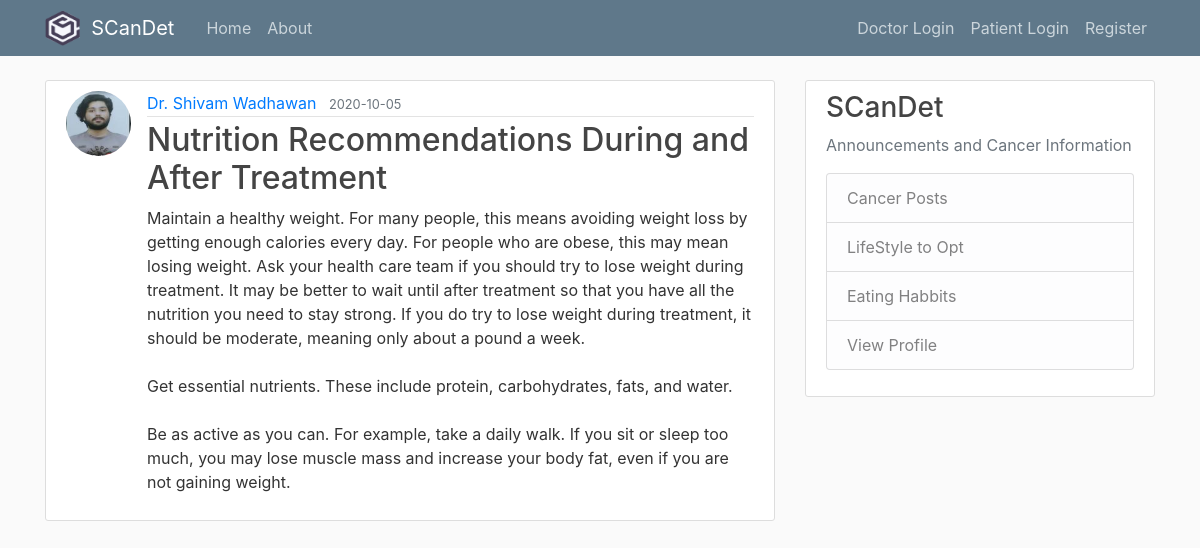
The page /post/5 on the database its author committed.
### flaskblog/models.py (models this page shows, shortened)
class User(db.Model, UserMixin):
    id = db.Column(db.Integer, primary_key=True)
    username = db.Column(db.String(20), unique=True, nullable=False)
    email = db.Column(db.String(120), unique=True, nullable=False)
    image_file = db.Column(db.String(20), nullable=False, default='default.jpg')
    password = db.Column(db.String(60), nullable=False)
    posts = db.relationship('Post', backref='author', lazy=True)

class Post(db.Model):
    id = db.Column(db.Integer, primary_key=True)
    title = db.Column(db.String(100), nullable=False)
    date_posted = db.Column(db.DateTime, nullable=False, default=datetime.utcnow)
    content = db.Column(db.Text, nullable=False)
    user_id = db.Column(db.Integer, db.ForeignKey('user.id'), nullable=False)

### flaskblog/routes.py (the view)
@app.route("/post/<int:post_id>", methods=['GET', 'POST'])
def post(post_id):
    post = Post.query.get_or_404(post_id)
    return render_template('post.html', title=post.title, post=post, legend='New Post')

### flaskblog/templates/post.html (shortened to what this page needs)
{% extends "layout.html" %}
{% block content %}
  <article class="media content-section">
    <image class = "rounded-circle article-img" src="{{ url_for('static', filename='profile_pics/' + post.author.image_file) }}">
  	<div class="media-body">
    	<div class="article-metadata">
      	<a class="mr-2" href="#">{{ post.author.username }}</a>
      	<small class="text-muted">{{ post.date_posted.strftime('%Y-%m-%d') }}</small>
    	</div>
    	<h2 class="article-title">{{ post.title }}</h2>
    	<p class="article-content">{{ post.content }}</p>
  	</div>
	</article>
{% endblock content %}

### flaskblog/static/main.css (style rules this page uses)
body { background: #fafafa; color: #333333; margin-top: 5rem; }
h1, h2, h3, h4, h5, h6 { color: #444444; }
.content-section { background: #ffffff; padding: 10px 20px; border: 1px solid #dddddd; border-radius: 3px; margin-bottom: 20px; }
.article-title { color: #444444; }
.article-content { white-space: pre-line; }
.article-img { height: 65px; width: 65px; margin-right: 16px; }
.article-metadata { padding-bottom: 1px; margin-bottom: 4px; border-bottom: 1px solid #e3e3e3 }

### rows shown on the page
User: image_file (picture), author.username "Dr. Shivam Wadhawan"
Post: date_posted "2020-10-05", title "Nutrition Recommendations During and After Treatment", content "Maintain a healthy weight. For many people, this means avoiding weight loss by getting enough calories every day. For people who are obese, this may mean losing weight. Ask your health care team if you should try to lose weight during treatment. It may be better to wait until after treatment so that you have all the nutrition you need to stay strong. If you do try to lose weight during treatment, it should be moderate, meaning only about a pound a week. Get essential nutrients. These include protein, carbohydrates, fats, and water. Be as active as you can. For example, take a daily walk. If you sit or sleep too much, you may lose muscle mass and increase your body fat, even if you are not…"
